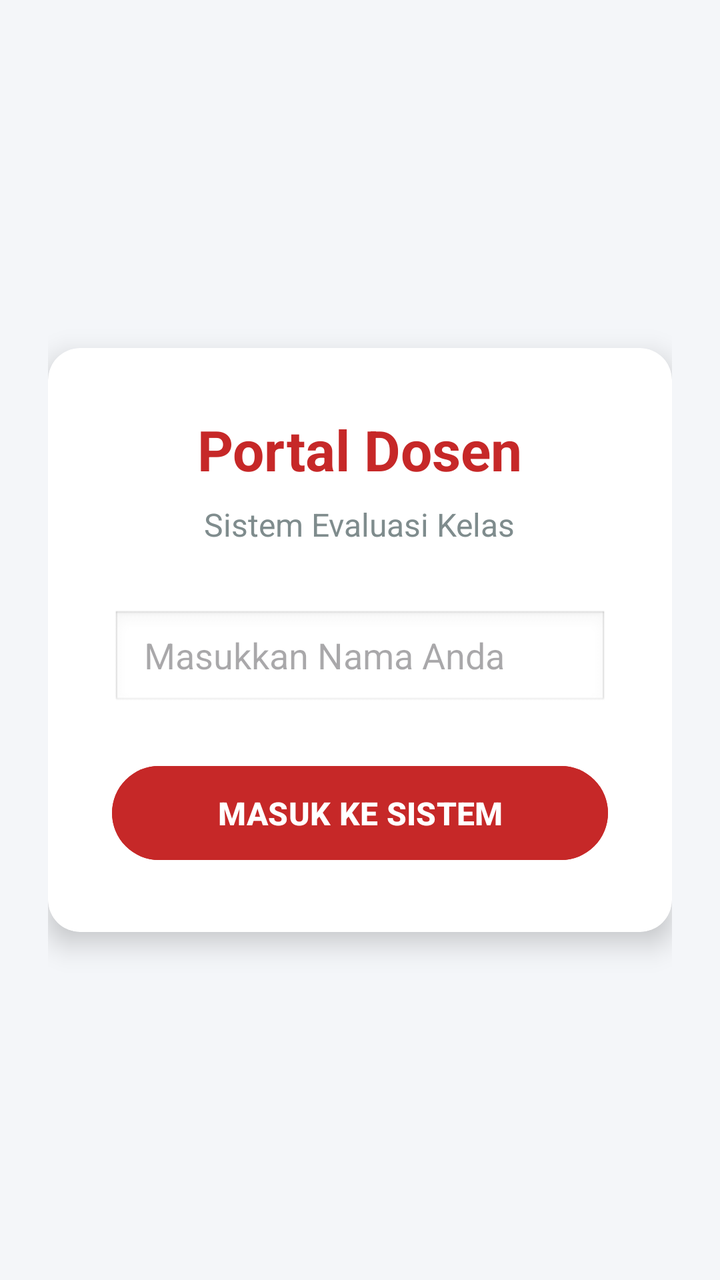
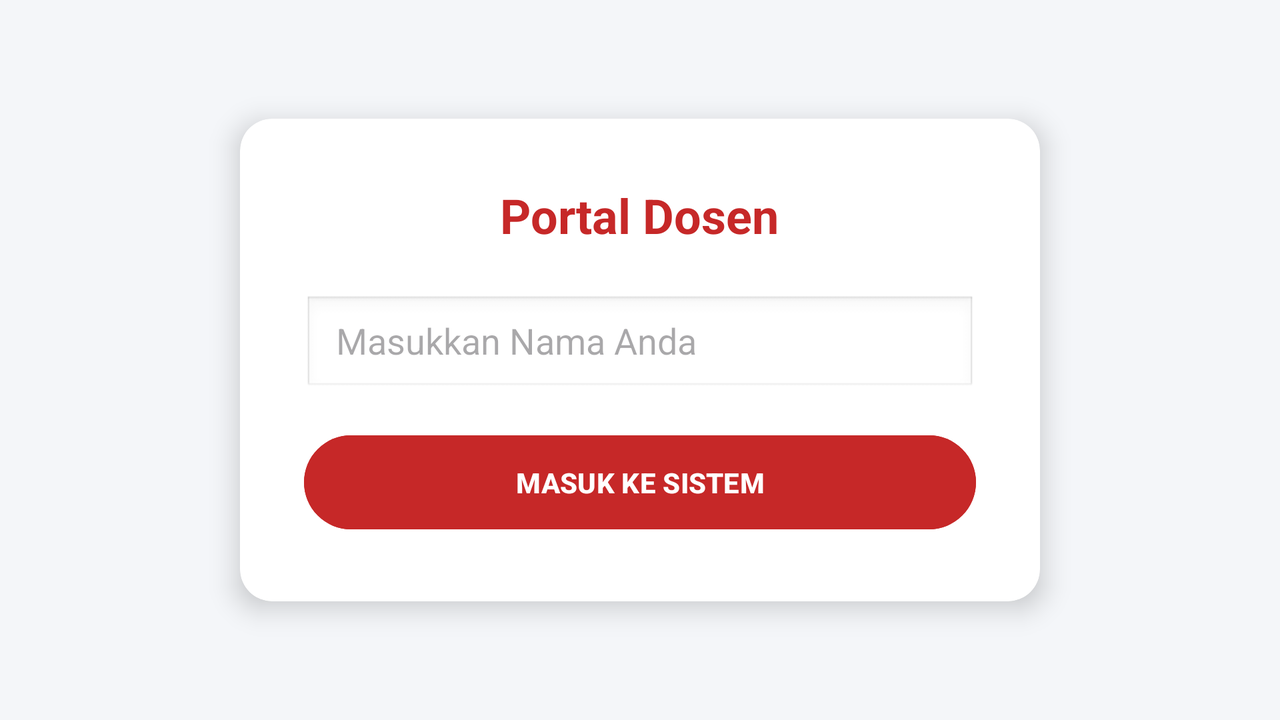

First picture: res/layout/ on a phone held upright. Second picture: the repository's own variant of that layout, on a device whose configuration matches the variant's folder. Source for both follows.
<!-- AndroidManifest.xml: application theme Theme.UTSPemrogramanSelulerOliv -->
<!-- res/layout/activity_main.xml -->
<?xml version="1.0" encoding="utf-8"?>
<LinearLayout xmlns:android="http://schemas.android.com/apk/res/android"
    xmlns:app="http://schemas.android.com/apk/res-auto"
    android:layout_width="match_parent"
    android:layout_height="match_parent"
    android:background="#F4F6F9"
    android:gravity="center"
    android:orientation="vertical"
    android:padding="24dp">

    <androidx.cardview.widget.CardView
        android:layout_width="match_parent"
        android:layout_height="wrap_content"
        app:cardCornerRadius="16dp"
        app:cardElevation="8dp"
        app:contentPadding="32dp">

        <LinearLayout
            android:layout_width="match_parent"
            android:layout_height="wrap_content"
            android:orientation="vertical"
            android:gravity="center">

            <TextView
                android:layout_width="wrap_content"
                android:layout_height="wrap_content"
                android:text="Portal Dosen"
                android:textColor="#C62828"
                android:textSize="28sp"
                android:textStyle="bold"
                android:layout_marginBottom="8dp"/>

            <TextView
                android:layout_width="wrap_content"
                android:layout_height="wrap_content"
                android:text="Sistem Evaluasi Kelas"
                android:textColor="#7F8C8D"
                android:textSize="16sp"
                android:layout_marginBottom="32dp"/>

            <EditText
                android:id="@+id/inputNamaDosen"
                android:layout_width="match_parent"
                android:layout_height="50dp"
                android:background="@android:drawable/edit_text"
                android:hint="Masukkan Nama Anda"
                android:inputType="textPersonName"
                android:paddingStart="16dp"
                android:layout_marginBottom="24dp"/>

            <Button
                android:id="@+id/btnMasuk"
                android:layout_width="match_parent"
                android:layout_height="55dp"
                android:backgroundTint="#C62828"
                android:text="MASUK KE SISTEM"
                android:textColor="#FFFFFF"
                android:textStyle="bold"
                android:textSize="16sp"/>

        </LinearLayout>
    </androidx.cardview.widget.CardView>

</LinearLayout>
<!-- resources referenced by this layout -->
<resources>
  <style name="Theme.UTSPemrogramanSelulerOliv" parent="Base.Theme.UTSPemrogramanSelulerOliv" />
  <style name="Base.Theme.UTSPemrogramanSelulerOliv" parent="Theme.Material3.DayNight.NoActionBar">
          
          
      </style>
</resources>
<!-- res/layout-land/activity_main.xml (the repository's variant of the layout above) -->
<!-- drawn on the phone turned sideways -->
<?xml version="1.0" encoding="utf-8"?>
<ScrollView xmlns:android="http://schemas.android.com/apk/res/android"
    xmlns:app="http://schemas.android.com/apk/res-auto"
    android:layout_width="match_parent"
    android:layout_height="match_parent"
    android:background="#F4F6F9"
    android:fillViewport="true">

    <LinearLayout
        android:layout_width="match_parent"
        android:layout_height="wrap_content"
        android:gravity="center"
        android:orientation="vertical"
        android:padding="32dp">

        <androidx.cardview.widget.CardView
            android:layout_width="400dp"
            android:layout_height="wrap_content"
            app:cardCornerRadius="16dp"
            app:cardElevation="8dp"
            app:contentPadding="32dp">

            <LinearLayout
                android:layout_width="match_parent"
                android:layout_height="wrap_content"
                android:orientation="vertical"
                android:gravity="center">

                <TextView
                    android:layout_width="wrap_content"
                    android:layout_height="wrap_content"
                    android:text="Portal Dosen"
                    android:textColor="#C62828"
                    android:textSize="24sp"
                    android:textStyle="bold"
                    android:layout_marginBottom="24dp"/>

                <EditText
                    android:id="@+id/inputNamaDosen"
                    android:layout_width="match_parent"
                    android:layout_height="50dp"
                    android:background="@android:drawable/edit_text"
                    android:hint="Masukkan Nama Anda"
                    android:inputType="textPersonName"
                    android:paddingStart="16dp"
                    android:layout_marginBottom="16dp"/>

                <Button
                    android:id="@+id/btnMasuk"
                    android:layout_width="match_parent"
                    android:layout_height="55dp"
                    android:backgroundTint="#C62828"
                    android:text="MASUK KE SISTEM"
                    android:textColor="#FFFFFF"
                    android:textStyle="bold"/>
            </LinearLayout>
        </androidx.cardview.widget.CardView>
    </LinearLayout>
</ScrollView>
